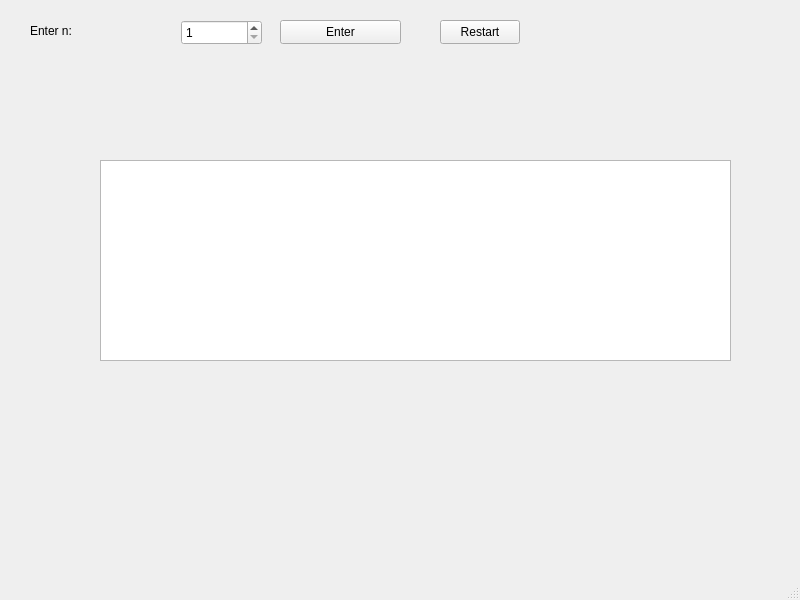
<?xml version="1.0" encoding="UTF-8"?>
<ui version="4.0">
 <class>MainWindow</class>
 <widget class="QMainWindow" name="MainWindow">
  <property name="geometry">
   <rect>
    <x>0</x>
    <y>0</y>
    <width>800</width>
    <height>600</height>
   </rect>
  </property>
  <property name="windowTitle">
   <string>MainWindow</string>
  </property>
  <widget class="QWidget" name="centralwidget">
   <widget class="QLabel" name="Message">
    <property name="geometry">
     <rect>
      <x>30</x>
      <y>20</y>
      <width>131</width>
      <height>21</height>
     </rect>
    </property>
    <property name="text">
     <string>Enter n:</string>
    </property>
   </widget>
   <widget class="QSpinBox" name="spinBox">
    <property name="geometry">
     <rect>
      <x>181</x>
      <y>20</y>
      <width>81</width>
      <height>25</height>
     </rect>
    </property>
    <property name="minimum">
     <number>1</number>
    </property>
    <property name="maximum">
     <number>2147483647</number>
    </property>
   </widget>
   <widget class="QPushButton" name="pushButton_restart">
    <property name="geometry">
     <rect>
      <x>440</x>
      <y>20</y>
      <width>80</width>
      <height>24</height>
     </rect>
    </property>
    <property name="text">
     <string>Restart</string>
    </property>
   </widget>
   <widget class="QLabel" name="label_n">
    <property name="geometry">
     <rect>
      <x>100</x>
      <y>80</y>
      <width>121</width>
      <height>16</height>
     </rect>
    </property>
    <property name="text">
     <string/>
    </property>
   </widget>
   <widget class="QPushButton" name="pushButton_enter">
    <property name="geometry">
     <rect>
      <x>280</x>
      <y>20</y>
      <width>121</width>
      <height>24</height>
     </rect>
    </property>
    <property name="text">
     <string>Enter</string>
    </property>
   </widget>
   <widget class="QTextEdit" name="textEdit">
    <property name="enabled">
     <bool>true</bool>
    </property>
    <property name="geometry">
     <rect>
      <x>100</x>
      <y>160</y>
      <width>631</width>
      <height>201</height>
     </rect>
    </property>
    <property name="autoFillBackground">
     <bool>false</bool>
    </property>
    <property name="readOnly">
     <bool>true</bool>
    </property>
   </widget>
   <widget class="QLabel" name="label_mod">
    <property name="geometry">
     <rect>
      <x>100</x>
      <y>120</y>
      <width>111</width>
      <height>16</height>
     </rect>
    </property>
    <property name="text">
     <string/>
    </property>
   </widget>
   <widget class="QLabel" name="label_ans">
    <property name="geometry">
     <rect>
      <x>100</x>
      <y>400</y>
      <width>101</width>
      <height>16</height>
     </rect>
    </property>
    <property name="text">
     <string/>
    </property>
   </widget>
  </widget>
  <widget class="QMenuBar" name="menubar">
   <property name="geometry">
    <rect>
     <x>0</x>
     <y>0</y>
     <width>800</width>
     <height>21</height>
    </rect>
   </property>
  </widget>
  <widget class="QStatusBar" name="statusbar"/>
 </widget>
 <resources/>
 <connections/>
</ui>
